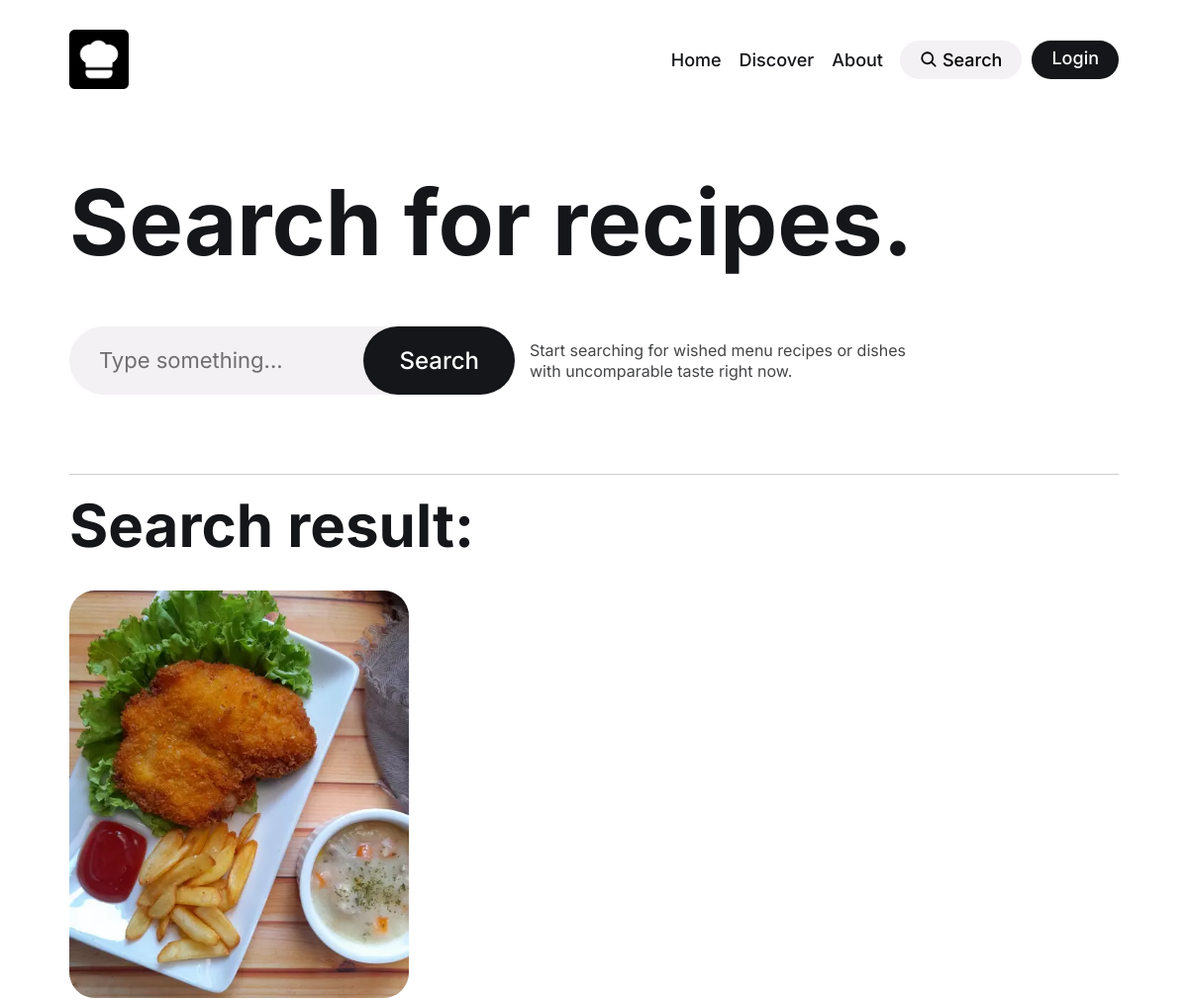
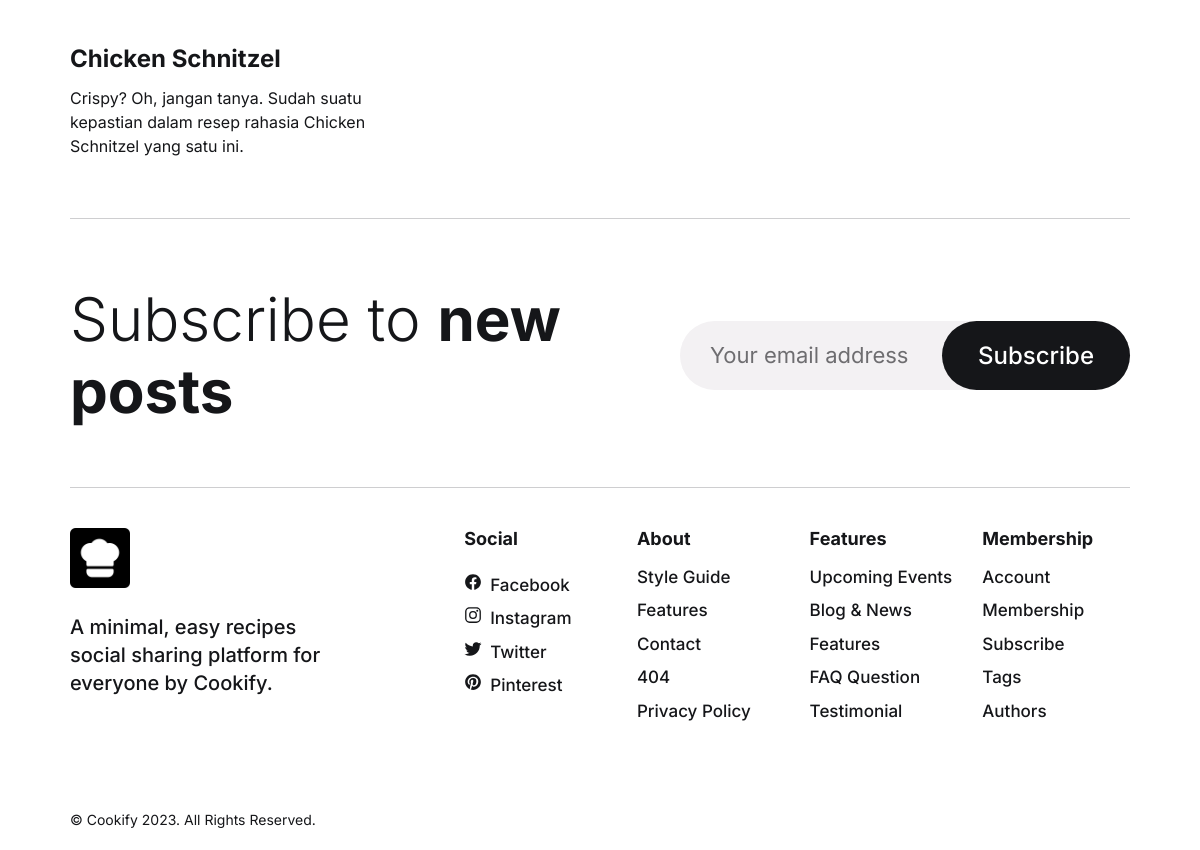
The page /search.php?keyword=Chicken Schnitzel on the database its author committed (2 pictures, top to bottom).
### tables this page shows
CREATE TABLE `recipes` (
  `id` int NOT NULL,
  `user_id` int NOT NULL,
  `title` varchar(255) NOT NULL,
  `description` text,
  `recipe` text NOT NULL,
  `image` varchar(255) NOT NULL,
  `love` int NOT NULL DEFAULT '0',
  `created_at` timestamp NULL DEFAULT CURRENT_TIMESTAMP
);

### search.php (the view, shortened to what this page needs)
<!DOCTYPE html>
<html lang="en">
<head>
  <link rel="stylesheet" href="./assets/css/style.css">
</head>
<body>
<?php include_once 'header.php'; ?>
  <main>
    <article>
      <section class="section hero" aria-label="home">
        <div class="container">
          <h1 class="h1 hero-title">
            <strong class="strong">Search for recipes. </strong>
          </h1>
          <div class="wrapper">
          <form action="search.php" method="GET" class="newsletter-form">
              <input type="text" name="keyword" placeholder="Type something..." class="email-field" autocomplete="off">
              <button type="submit" class="btn">Search</button>
            </form>
            <p class="newsletter-text">
              Start searching for wished menu recipes or dishes with uncomparable taste right now.
            </p>
          </div>
        </div>
      </section>
      <section class="section recent" aria-label="recent post">
        <div class="container">
          <div class="title-wrapper">
            <h2 class="h2 section-title">
              <strong class="strong">Search result:</strong>
            </h2>
          </div>
          <ul class="grid-list">
            <li>
<?php
require_once 'db.php';
if (isset($_GET['keyword'])) {
    $keyword = $_GET['keyword'];
    $sql = "SELECT * FROM recipes WHERE title LIKE ?";
    $stmt = $conn->prepare($sql);
    $searchTerm = '%' . $keyword . '%';
    $stmt->bind_param("s", $searchTerm);
    $stmt->execute();
    $result = $stmt->get_result();
    if ($result->num_rows > 0) {
        while ($row = $result->fetch_assoc()) {
?>
              <div class="blog-card">
                <figure class="card-banner img-holder" style="--width: 550; --height: 660;">
                  <img src="<?php echo $row["image"] ?>" width="550" height="660" loading="lazy"
                    alt="<?php echo $row["title"] ?>" class="img-cover">
                </figure>
                <div class="card-content">
<br>
                  <h3 class="h4">
                    <a href="detail.php?id=<?php echo $row["id"] ?>" class="card-title hover:underline">
                    <?php echo $row["title"] ?>
                    </a>
                  </h3>
                  <p class="card-text">
                  <?php echo $row["description"] ?>
                  </p>
                </div>
              </div>
            </li>
            <?php
        }
    } else {
        echo "<p>No recipes found matching the search term.</p>";
    }
}
?>
          </ul>
        </div>
      </section>
<br>
      <section class="section newsletter">
        <h2 class="h2 section-title">
          Subscribe to <strong class="strong">new posts</strong>
        </h2>
        <form action="" class="newsletter-form">
          <input type="email" name="email_address" placeholder="Your email address" required class="email-field">
          <button type="submit" class="btn">Subscribe</button>
        </form>
      </section>
    </article>
  </main>
<?php require_once 'footer.php'; ?>
</body>
</html>

### rows shown on the page
recipes: image (picture), title "Chicken Schnitzel", description "Crispy? Oh, jangan tanya. Sudah suatu kepastian dalam resep rahasia Chicken Schnitzel yang satu ini."
